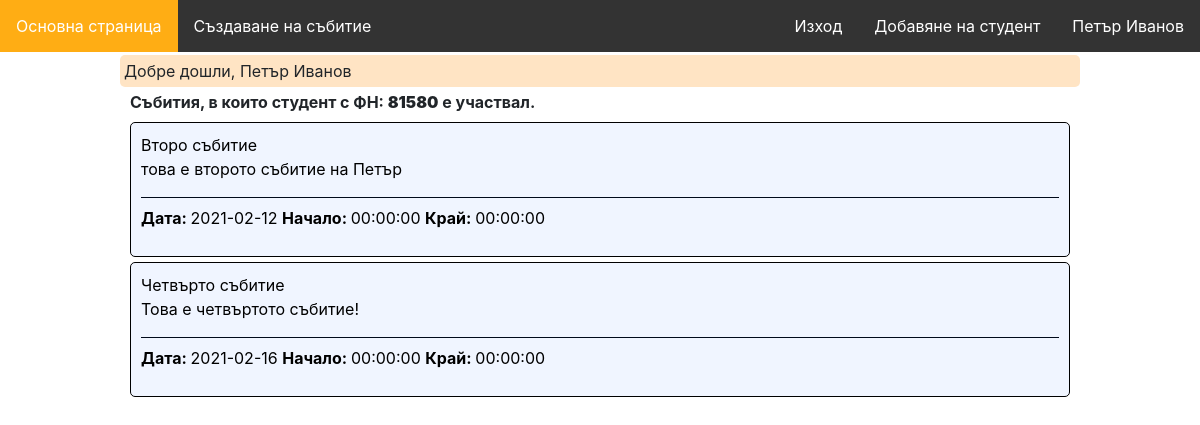
Page /attendance?fn=81580 (signed in) on the committed database.
### tables this page shows
CREATE TABLE `events` (
  `id` int(10) UNSIGNED NOT NULL,
  `name` varchar(50) NOT NULL,
  `description` text DEFAULT NULL,
  `date` date NOT NULL,
  `start` time DEFAULT NULL,
  `end` time DEFAULT NULL,
  `teacher_id` int(10) UNSIGNED NOT NULL
);

### app/Controllers/AttendanceController.php (called while the page is built, shortened)
<?php
class AttendanceController
{
    public function show()
    {
        $fn = $_GET['fn'];
        $events = Event::getAllByFn($fn);
        view('attendance/show', [
            'events' => $events,
            'fn' => $fn,
        ]);
    }
}

### app/routes.php (called while the page is built, shortened)
<?php
$router = new Router();
$router->get('/login', 'AuthController@showLogin');
$router->post('/login', 'AuthController@login');
$router->get('/register', 'AuthController@showRegister');
$router->post('/enter-teacher', 'AuthController@register');
$router->get('/logout', 'AuthController@logout');
$router->get('/studentsLogin', 'AuthController@showStudentsLogin');
$router->post('/studentsLogin', 'AuthController@studentsLogin');
$router->get('/event/create', 'EventsController@create');
$router->post('/event', 'EventsController@store');
$router->get('/event/{id}', 'EventsController@show');
$router->post('/event/{id}/import', 'AttendanceController@import');
$router->get('/event/{id}/edit', 'EventsController@edit');
$router->put('/event/{id}', 'EventsController@update');
$router->delete('/event/{id}', 'EventsController@delete');
$router->get('/student/create', 'StudentsController@create');
$router->post('/student', 'StudentsController@store');
$router->get('/attendance', 'AttendanceController@show');

### core/bootstrap.php (called while the page is built, shortened)
<?php
require_once('autoloader.php');
require_once('helpers.php');
$config['database'] = require_once('../config/database.php');
$config['app'] = require_once('../config/app.php');
require_once('../app/routes.php');

### public/index.php (called while the page is built)
<?php
require_once './../core/bootstrap.php';

### core/autoloader.php (called while the page is built, shortened)
<?php
spl_autoload_register(function ($class) {
    $prefixes = [
        'App' => 'app',
        'Core' => 'core'
    ];
    foreach ($prefixes as $prefix => $dirname) {
        $base_dir = __DIR__ . "/../$dirname/";
        $len = mb_strlen($prefix);
        if (strncmp($prefix, $class, $len) !== 0) {
            continue;
        }
        $relative_class = substr($class, $len);
        $file = $base_dir . str_replace('\\', '/', $relative_class) . '.php';
        if (file_exists($file)) {
            break;
        }
    }
});

### config/database.php (called while the page is built)
<?php
return [
    'host' => 'localhost',
    'database' => 'web-technologies',
    'user' => 'root',
    'password' => '',
    'pdo' => [
        \PDO::ATTR_DEFAULT_FETCH_MODE => \PDO::FETCH_ASSOC,
        \PDO::ATTR_ERRMODE => \PDO::ERRMODE_EXCEPTION
    ]
];

### config/app.php (called while the page is built)
<?php
return [
    'url' => 'http://web-technologies.devv',
];

### core/Database.php (called while the page is built, shortened)
<?php
class Database
{
    private static $instance = null;
    private function __construct()
    {
        $db = config('database');
        $this->connection = new PDO(
            'mysql:host=' . $db['host'] . ';dbname=' . $db['database'],
            $db['user'],
            $db['password'],
            $db['pdo']
        );
        self::$instance = $this;
    }
    public static function getConnection()
    {
        if (self::$instance == null) {
            self::$instance = new self();
        }
        return self::$instance->connection;
    }
}

### app/Models/Event.php (called while the page is built, shortened)
<?php
class Event extends Model
{
    public static function getAllByFn($facultyNumber)
    {
        $stmt = Database::getConnection()->prepare(
            'SELECT events.* FROM attendance
            INNER JOIN events ON attendance.event_id = events.id
            WHERE attendance.faculty_number = ?
            GROUP BY events.id'
        );
        $stmt->execute([$facultyNumber]);
        $results = $stmt->fetchAll();
        return $results;
    }
}

### app/Views/attendance/show.php (the view, shortened to what this page needs)
<?php require_once(realpath(dirname(__FILE__) . '/../includes/header.php')); ?>
<div class="container">
    <h4>Събития, в които студент с ФН: <strong><?= $data['fn'] ?></strong> е участвал.</h4>
    <ul>
        <?php foreach ($data['events'] as $event) : ?>
            <li class="list-item">
                <a style="color: black;" href="/event/<?= $event['id'] ?>"><?= $event['name'] ?></a>
                <p>
                    <?= $event['description'] ?>
                    <hr class="dark">
                    <strong>Дата: </strong> <?= $event['date'] ?>
                    <strong>Начало: </strong> <?= $event['start'] ?>
                    <strong>Край: </strong> <?= $event['end'] ?>
                </p>
            </li>
        <?php endforeach; ?>
    </ul>
</div>
<?php require_once(realpath(dirname(__FILE__) . '/../includes/footer.php')); ?>

### public/css/app.css (style rules this page uses)
ol, ul { margin: 0; padding: 0; border: 0; font-size: 100%; font: inherit; vertical-align: baseline; }
ol, ul { list-style: none; }
.container { margin-right: auto; margin-left: auto; max-width: 960px; padding-right: 10px; padding-left: 10px; }
.list-item { padding: 10px; margin-top: 5px; margin-bottom: 5px; border-radius: 5px; width: 100%; border: 1px solid black; background-color: #f0f5ff; color: black; }
ul { list-style-type: none; width: 100%; }
a { text-decoration: none; }
hr { padding: 0; border: 0; height: 1px; }
.dark { background-color: #00091a; }

### rows in the picture
events: name "Второ събитие", description "това е второто събитие на Петър", date "2021-02-12", start "00:00:00", end "00:00:00"
events: name "Четвърто събитие", description "Това е четвъртото събитие!", date "2021-02-16", start "00:00:00", end "00:00:00"

### other values in the picture
$_SESSION['firstName'] "Петър"
$_SESSION['lastName'] "Иванов"
p($_SESSION[$message]) "Добре дошли, Петър Иванов"
$data['fn'] "81580"
